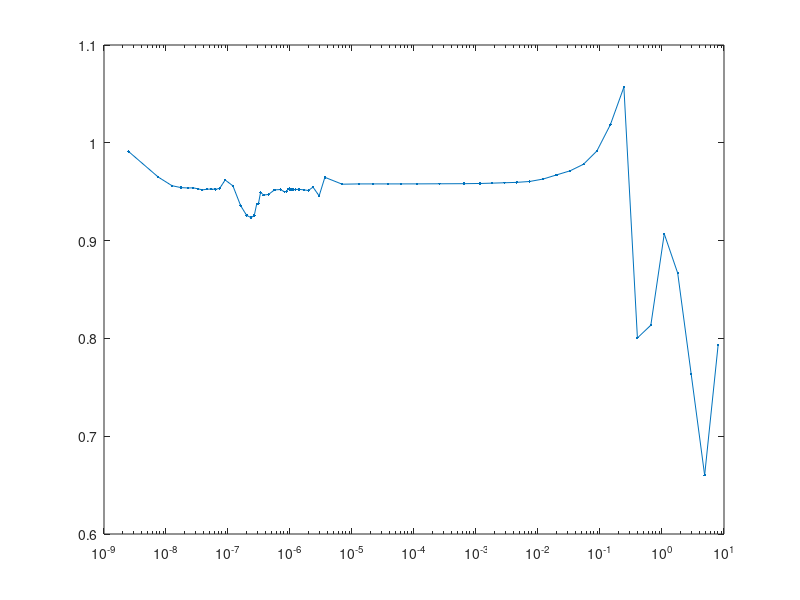

Here is the MATLAB script that generated this plot:
% compute diffusion coefficient
load e_grid
H1 = load('studsvik.mat');

% allocate vars
ng = 70;
fluxx = zeros(ng,1);
J = zeros(ng,1);
enep = ene(1:ng);
a = 0.988;
b = 2.249;
chi = @(E) exp(-E/a).*sinh(sqrt(b*E));
M = zeros(ng);
D = zeros(ng);
Q = zeros(ng,1);
S = zeros(ng,1);
B2 = 0.0001;

% specify number densities
NH1 = 1;

% create macro xs
sigt = NH1*H1.sigt;
sigs0 = NH1*H1.sigs0;
sigs1 = NH1*H1.sigs1;

% estimate initial diffusion coefficients
diff = 1./(3*sigt);

% begin iteration loop
for i = 1:100
    
    M(:,:) = 0;
    D(:,:) = 0;
    Q(:) = 0;
    S(:) = 0;
    
    % create flux matrices
    for g = 1:ng
        
        for h = 1:ng
       
            M(g,h) = -sigs0(h,g);
            if (g == h)
                M(g,h) = M(g,h) + sigt(g);
            end
            
        end
        Q(g) = quad(chi,Elow(g),Ehi(g)) + sqrt(B2)*J(g);
    end
    
    % solve for flux
    fluxx = M\Q;
    
    % create diff matrices
    for g = 1:ng
        
        for h = 1:ng
       
            D(g,h) = -sigs1(h,g);
            if (g == h)
                D(g,h) = D(g,h) + sigt(g);
            end
            
        end
        S(g) = B2*fluxx(g)/3;
    end
    
    % solve for diff coefs
    J = D\S;    
   
end

for g = 1:ng
    
    inscatter = 0;
    
    for h = 1:ng
        inscatter = inscatter + sigs1(h,g)*J(h);
    end
    
    diff(g) = 1/(3*(sigt(g) - inscatter/J(g)));
end

trans = 1./(3*diff);
rat = trans./sigt;
semilogx(enep,rat,'.-')